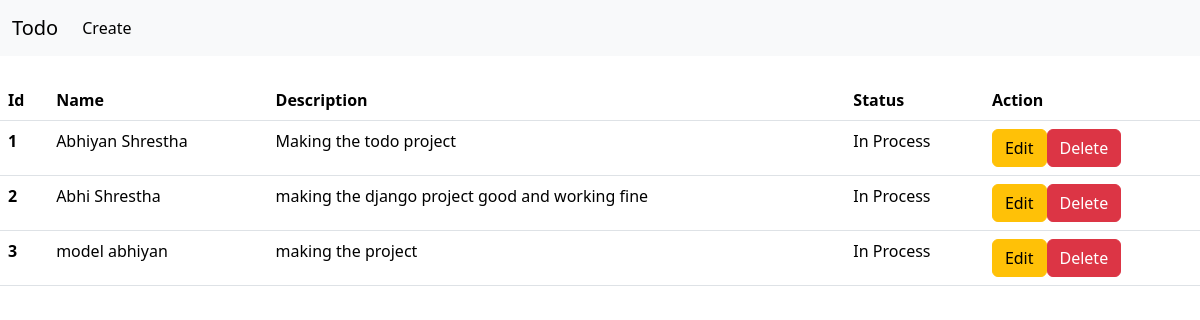
/, run on an earlier commit of the app's database.
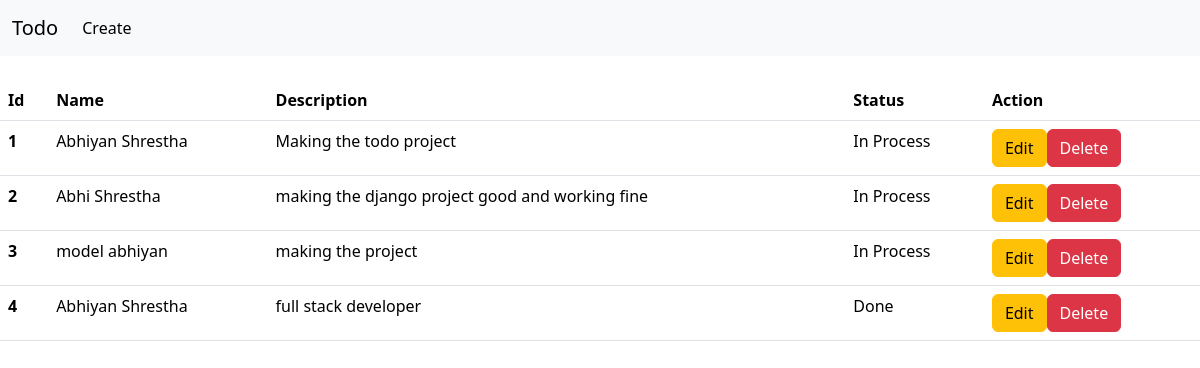
And on a later commit of the database.
### base/models.py (models this page shows)
class Todo(models.Model):
    name = models.CharField(max_length=255)
    description = models.TextField()
    status = models.CharField(max_length=255)

### base/views.py (the view)
# urls.py: 2. Add a URL to urlpatterns:  path('', views.home, name='home')
def home(request):
    todo_objs = Todo.objects.all()
    data = {'todos': todo_objs}
    return render(request,'index.html',context=data)

### templates/index.html (shortened to what this page needs)
<!DOCTYPE html>
<html>
    <head>
        <link rel="stylesheet" href="">
        <link href="https://cdn.jsdelivr.net/npm/bootstrap@5.3.3/dist/css/bootstrap.min.css" rel="stylesheet">
    </head>
    <body>
      {% include 'nav.html' %}
      <br>
        <table class="table">
            <thead>
              <tr>
                <th scope="col">Id</th>
                <th scope="col">Name</th>
                <th scope="col">Description</th>
                <th scope="col">Status</th>
                <th scope="col">Action</th>
              </tr>
            </thead>
            <tbody>
              {%for todo in todos%}
              <tr>
                <th scope="row">{{todo.id}}</th>
                <td>{{todo.name}}</td>
                <td>{{todo.description}}</td>
                <td>{{todo.status}}</td>
                <td><a href = "{% url 'edit' pk=todo.id %}"><button type="button" class="btn btn-warning">Edit</button></a><a href = "{% url 'delete' pk=todo.id %}"><button class="btn btn-danger">Delete</button></a></td>
              </tr>
              {% endfor %}
            </tbody>
          </table>
    </body>
</html>

What changed in the data, as far as the page shows it:
added Todo: id "4", name "Abhiyan Shrestha", description "full stack developer", status "Done"
